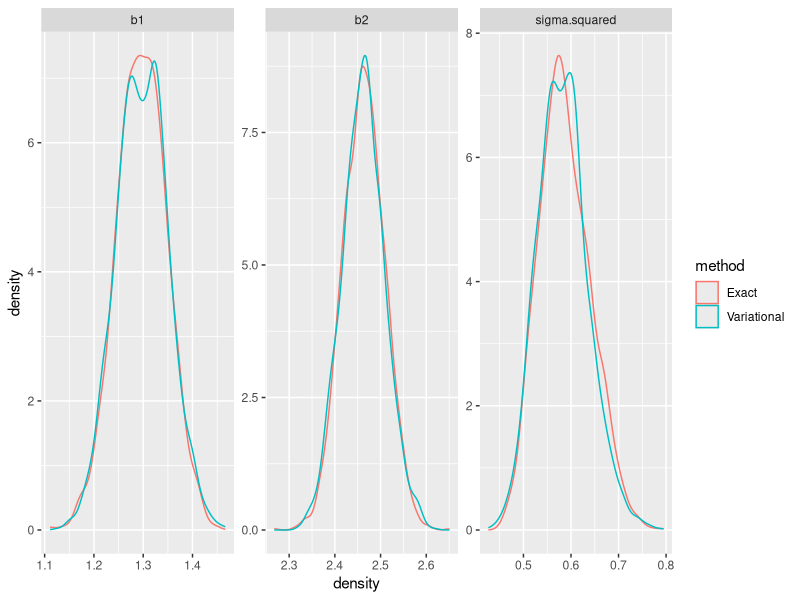

Here is the R script that generated this plot:
##Generic regression
library(tidyr)
library(ggplot2)
library(dplyr)
library(MASS)

T <- 250
sigma <- 0.75
b1 <- 1.3
b2 <- 2.5
eps <- rnorm(T)
x1 <- rnorm(T)
x2 <- rnorm(T)
y <- b1*x1+b2*x2+sigma*eps

X <- cbind(x1, x2)
XX <- t(X)%*%X
b <- solve(XX)%*%t(X)%*%y

#Variational

k <- 2
sigsqhat <- t(y-X%*%b)%*%(y-X%*%b)/(T-k)

scale <- rep(0, 25)
scale[1] <- (T-k)*sigsqhat/2
for(i in 2:25){
  scale[i] <- (T-k)*sigsqhat/2 + scale[(i-1)]/T
}
betavar2 <- mvrnorm(2000, b, solve(t(X)%*%X)*scale[25]*2/T)
sigmavar2 <- 1/(rgamma(2000, T/2, scale[25]))
variational <- data.frame(b1 = betavar2[,1], b2 = betavar2[,2], sigma.squared = sigmavar2, method="Variational")

#Exact

sigmaexact <- 1/rgamma(2000, (T-k)/2, sigsqhat*(T-k)/2)
sigtransfex <- array(sapply(sigmaexact, function(x) x*solve(XX)), dim=c(2,2,2000))
betaexact <- t(apply(sigtransfex, 3, mvrnorm, n=1, mu=b))

exact <- data.frame(b1 = betaexact[,1], b2 = betaexact[,2], sigma.squared = sigmaexact, method="Exact")

combined <- rbind(exact, variational)
combl <- gather(combined, theta, density, -method)
ggplot(data=combl, aes(x=density, colour=method)) + geom_density() + facet_wrap(~theta, scales="free")


